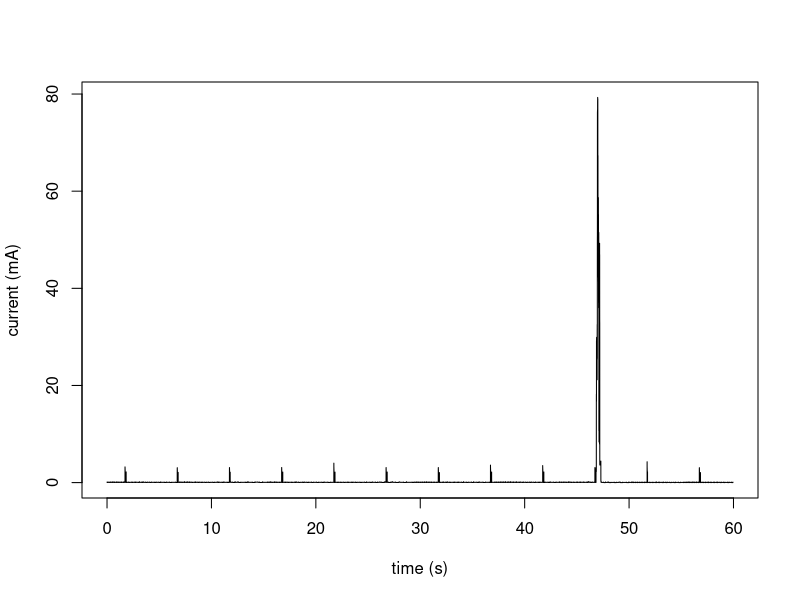
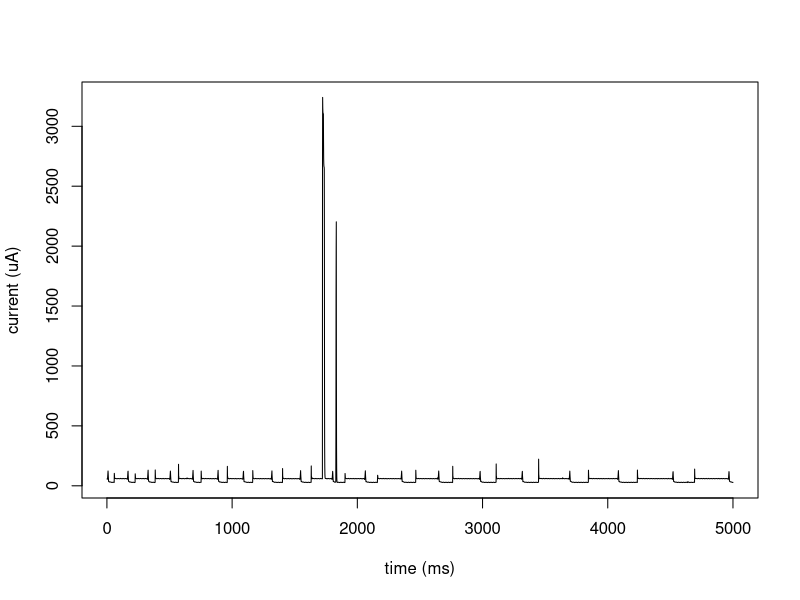

The R source for these figures, in order:
## read in data from ppk2

setwd("/users/michaelmorrissey/Documents/repositories")
setwd("./minimalweatherstation/testing_data")

d<-read.table("./power_profile_raw.csv",header=TRUE,sep=',')

## main plot of one minute of data

png("./minimalweatherpower1.png",height=480,width=620)
plot(1:(dim(d)[1])/1000,d[,2]/1000,type='l',
   xlab="time (s)", ylab="current (mA)")
dev.off()


png("./minimalweatherpower2.png",height=480,width=620)
range<-1:5000
plot(range,d[range,2],type='l',
   xlab="time (ms)", ylab="current (uA)")
dev.off()
